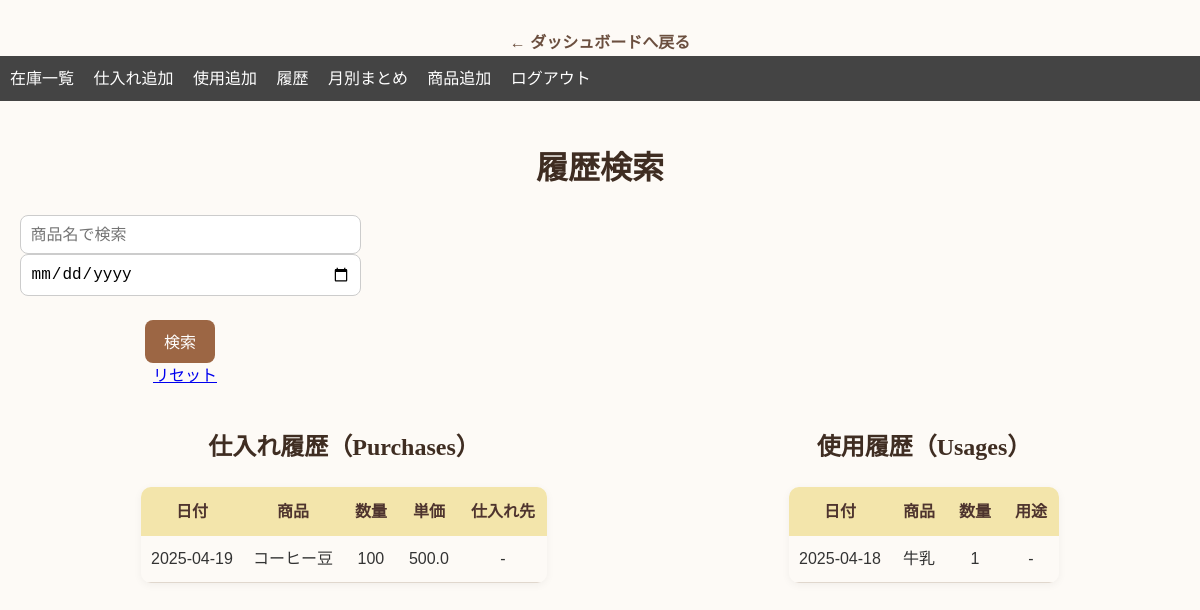
Page /history (signed in) on the earlier database version.
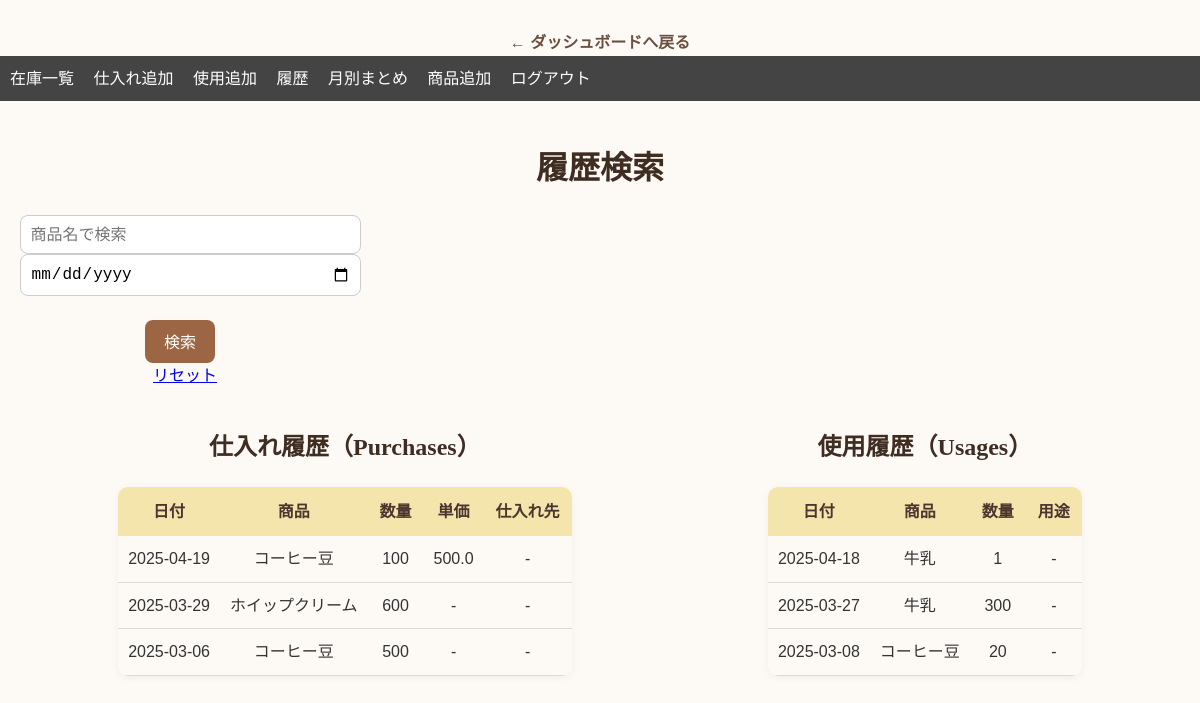
Same page on the later database version.
### tables this page shows
CREATE TABLE purchases (
    id INTEGER PRIMARY KEY AUTOINCREMENT,
    item_id INTEGER NOT NULL,
    purchase_date TEXT NOT NULL,
    quantity INTEGER NOT NULL,
    unit_price REAL,
    supplier TEXT,
    FOREIGN KEY (item_id) REFERENCES items (id)
);

CREATE TABLE items (
        id INTEGER PRIMARY KEY AUTOINCREMENT,
        name TEXT NOT NULL,
        unit TEXT NOT NULL,
        stock INTEGER NOT NULL DEFAULT 0
    , min_stock INTEGER DEFAULT 10);

CREATE TABLE usages (
    id INTEGER PRIMARY KEY AUTOINCREMENT,
    item_id INTEGER NOT NULL,
    usage_date TEXT NOT NULL,
    quantity INTEGER NOT NULL,
    usage_note TEXT,
    FOREIGN KEY (item_id) REFERENCES items (id)
);

### app.py (the view)
@app.route('/history', methods=['GET', 'POST'])
@login_required
def history():
    conn = get_db_connection()
    keyword = request.args.get('keyword', '').strip()
    date_filter = request.args.get('date', '').strip()
    purchase_query = '''
        SELECT p.id, p.purchase_date, i.name AS item_name, p.quantity, p.unit_price, p.supplier
        FROM purchases p
        JOIN items i ON p.item_id = i.id
        WHERE i.name LIKE ? AND p.purchase_date LIKE ?
        ORDER BY p.purchase_date DESC
    '''
    usage_query = '''
        SELECT u.id, u.usage_date, i.name AS item_name, u.quantity, u.usage_note
        FROM usages u
        JOIN items i ON u.item_id = i.id
        WHERE i.name LIKE ? AND u.usage_date LIKE ?
        ORDER BY u.usage_date DESC
    '''
    like_keyword = f'%{keyword}%'
    like_date = f'%{date_filter}%'
    purchases = conn.execute(purchase_query, (like_keyword, like_date)).fetchall()
    usages = conn.execute(usage_query, (like_keyword, like_date)).fetchall()
    conn.close()
    return render_template('history.html', purchases=purchases, usages=usages,
                           keyword=keyword, date_filter=date_filter)

### app.py (called while the page is built)
def get_db_connection():
    conn = sqlite3.connect('inventory.db')
    conn.row_factory = sqlite3.Row
    return conn

def login_required(f):
    from functools import wraps
    @wraps(f)
    def wrapped(*args, **kwargs):
        if 'user_id' not in session:
            return redirect(url_for('login'))
        return f(*args, **kwargs)
    return wrapped

### templates/history.html (shortened to what this page needs)
{% extends "base.html" %}
{% block content %}
<h1 style="text-align: center;">履歴検索</h1>
<form method="get" style="text-align: center; margin-bottom: 20px;">
    <input type="text" name="keyword" placeholder="商品名で検索" value="{{ keyword }}">
    <input type="date" name="date" value="{{ date_filter }}">
    <button type="submit">検索</button>
    <a href="{{ url_for('history') }}" style="margin-left: 10px;">リセット</a>
</form>
<div style="display: flex; justify-content: space-around;">
    <div>
        <h2 style="text-align: center;">仕入れ履歴（Purchases）</h2>
        <table style="border-collapse: collapse; width: 100%; margin-bottom: 20px;">
            <tr>
                <th>日付</th>
                <th>商品</th>
                <th>数量</th>
                <th>単価</th>
                <th>仕入れ先</th>
            </tr>
            {% for p in purchases %}
            <tr>
                <td>{{ p.purchase_date }}</td>
                <td>{{ p.item_name }}</td>
                <td>{{ p.quantity }}</td>
                <td>{{ p.unit_price or '-' }}</td>
                <td>{{ p.supplier or '-' }}</td>
            </tr>
            {% endfor %}
        </table>
    </div>
    <div>
        <h2 style="text-align: center;">使用履歴（Usages）</h2>
        <table style="border-collapse: collapse; width: 100%;">
            <tr>
                <th>日付</th>
                <th>商品</th>
                <th>数量</th>
                <th>用途</th>
            </tr>
            {% for u in usages %}
            <tr>
                <td>{{ u.usage_date }}</td>
                <td>{{ u.item_name }}</td>
                <td>{{ u.quantity }}</td>
                <td>{{ u.usage_note or '-' }}</td>
            </tr>
            {% endfor %}
        </table>
    </div>
</div>
{% endblock %}

### templates/base.html (shortened to what this page needs)
<!DOCTYPE html>
<html>
    <head>
        <link rel="stylesheet" href="{{ url_for('static', filename='style.css') }}">
    </head>
<body>
    <div class="back-link">
        <a href="{{ url_for('dashboard') }}">← ダッシュボードへ戻る</a>
    </div>
    {% if session.get('user_id') %}
    <nav>
        <a href="{{ url_for('stock') }}">在庫一覧</a>
        <a href="{{ url_for('add_purchase') }}">仕入れ追加</a>
        <a href="{{ url_for('add_usage') }}">使用追加</a>
        <a href="{{ url_for('history') }}">履歴</a>
        <a href="{{ url_for('summary') }}">月別まとめ</a>
        <a href="{{ url_for('add_item') }}">商品追加</a>
        <a href="{{ url_for('logout') }}">ログアウト</a>
    </nav>
{% endif %}
    <div class="container">
        {% block content %}{% endblock %}
    </div>
</body>
</html>

### static/style.css (style rules this page uses)
body { font-family: sans-serif; }
table { border-collapse: separate; border-spacing: 0; width: 90%; margin: 20px auto; border-radius: 10px; overflow: hidden; box-shadow: 0 2px 8px rgba(0, 0, 0, 0.05); }
th { background-color: #f3e5ab; color: #4e342e; font-weight: bold; text-align: center; padding: 12px; }
td { text-align: center; padding: 10px; border-bottom: 1px solid #e0d7cd; }
body { font-family: 'Noto Sans JP', sans-serif; background-color: #fdfaf6; margin: 0; padding: 0; }
input[type="text"], input[type="number"], input[type="date"], select { width: 100%; padding: 0.6rem; border: 1px solid #ccc; border-radius: 8px; font-size: 1rem; }
button, input[type="submit"] { background-color: #9c6644; color: #fff; border: none; padding: 0.6rem 1.2rem; border-radius: 8px; font-size: 1rem; cursor: pointer; display: block; margin: 1.5rem auto 0; }
body { font-family: 'Noto Sans JP', 'Yu Gothic UI', 'Hiragino Kaku Gothic ProN', sans-serif; font-size: 16px; line-height: 1.6; color: #333; }
h1, h2, h3 { font-family: 'Noto Serif JP', 'Merriweather', serif; font-weight: 700; color: #3f2d22; }
.back-link { margin-top: 30px; text-align: center; }
.back-link a { color: #6b4f3f; text-decoration: none; font-weight: bold; }
form { width: 320px; }

### templates/base.html (style rules this page uses)
body { font-family: sans-serif; margin: 0; padding: 0; }
nav { background-color: #444; padding: 10px; color: white; }
nav a { color: white; margin-right: 15px; text-decoration: none; }
.container { padding: 20px; }

Differences in the rows shown:
added purchases: purchase_date "2025-03-29", item_name "ホイップクリーム", quantity "600", unit_price "-", supplier "-"
added purchases: purchase_date "2025-03-06", item_name "コーヒー豆", quantity "500", unit_price "-", supplier "-"
added usages: usage_date "2025-03-27", item_name "牛乳", quantity "300", usage_note "-"
added usages: usage_date "2025-03-08", item_name "コーヒー豆", quantity "20", usage_note "-"
